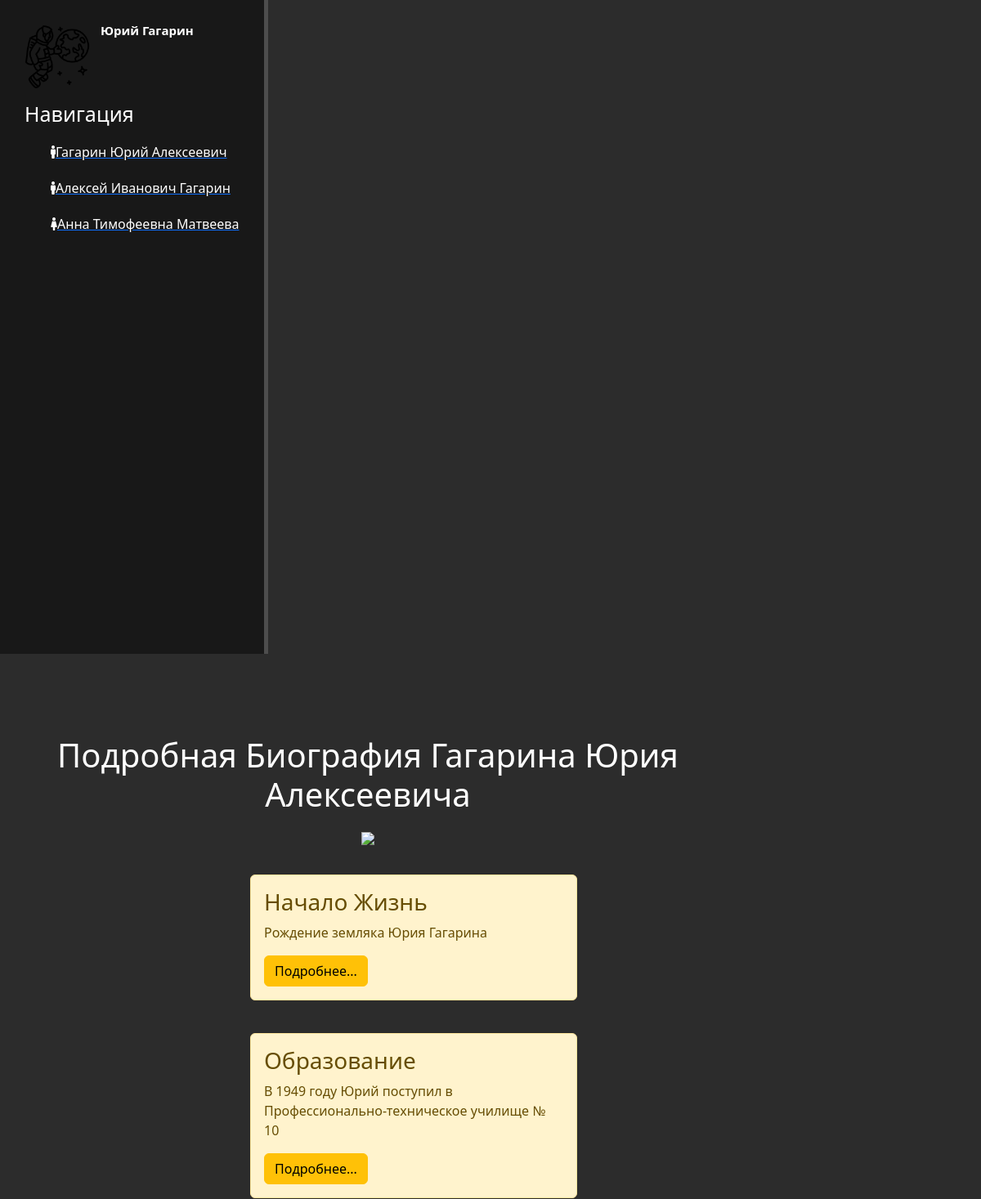
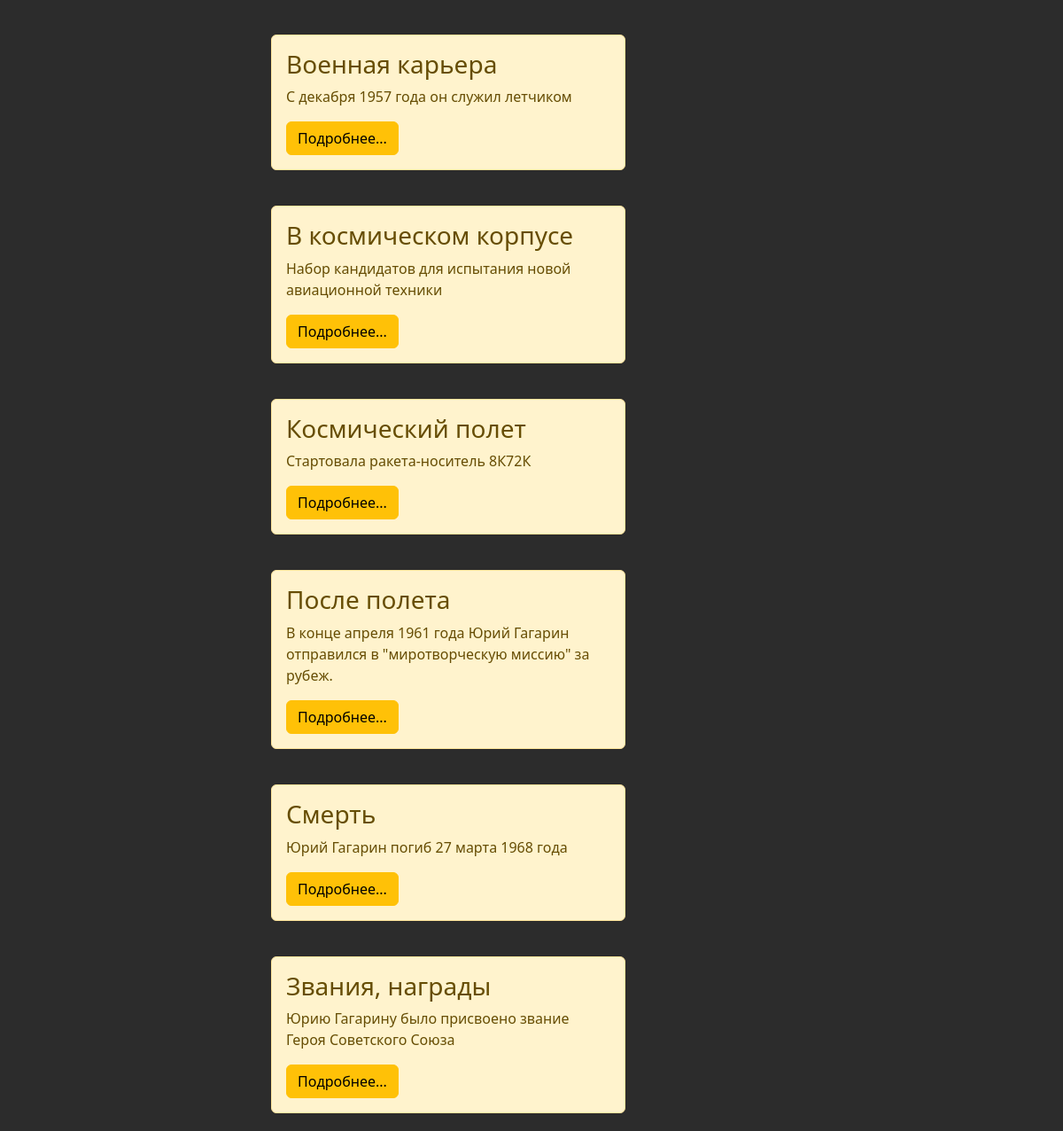
Page /news/ on the committed database (2 pictures, top to bottom).
### news/models.py (models this page shows, shortened)
class Artiles(models.Model):
    title = models.CharField('Название', max_length=50)
    anons = models.CharField('Анонс', max_length=250)
    full_text = models.TextField('Статья')
    date = models.DateTimeField('Время')
    class Meta:
        verbose_name = 'Новость'
        verbose_name_plural = 'Новости'

### news/views.py (the view)
# urls.py: path('', views.news_home , name='news_home'),
def news_home(request):
    news = Artiles.objects.all()
    return render(request, 'news/news_home.html', {'news': news})

### news/templates/news/news_home.html (shortened to what this page needs)
{% extends 'main/layout.html'  %}
{% block content %}
    <div class="features">
        <h1>Подробная Биография Гагарина Юрия Алексеевича</h1>
        <h2><img src="http://niskgd.ru/mix/p29/a07/small/102256754.jpg" ></h2>
        {% for el in news %}
            <div class="alert alert-warning">
                <h3>{{ el.title }}</h3>
                <p>{{ el.anons }}</p>
                <a href="{% url 'news-detail' el.id %}" class="btn btn-warning">Подробнее...</a>
             </div>
        {% endfor %}
    </div>
{% endblock  %}

### main/templates/main/layout.html (shortened to what this page needs)
{% load static %}
<!doctype html>
<html lang="en">
<head>
    <link rel="stylesheet" href="https://cdn.jsdelivr.net/npm/bootstrap@5.3.2/dist/css/bootstrap.min.css">
    <link rel="stylesheet" href="{% static 'main/css/main.css' %}">
    <link rel="stylesheet" href=" https://use.fontawesome.com/releases/v5.8.2/css/all.css">
</head>
<body>
    <aside>
        <img src="{% static 'main/img/космонафт.png' %}" alt="Лого">
        <span class="logo">Юрий Гагарин</span>
        <h3>Навигация</h3>
        <ul>
             <a href="{% url 'news_home' %}"><li><i class="fa fa-male" aria-hidden="true"></i>Гагарин Юрий Алексеевич</li></a>
            <a href="{% url 'home' %}"><li><li><i class="fa fa-male" aria-hidden="true"></i>Алексей Иванович Гагарин</li></a>
            <a href="{% url 'about' %}"><li><i class="fa fa-female" aria-hidden="true"></i>Анна Тимофеевна Матвеева</li></a>
        </ul>
    </aside>
    <main>
    {% block content %}
    {% endblock %}
    </main>
</body>
</html>

### main/static/main/css/main.css (style rules this page uses)
body { background: #2c2c2c; }
aside { float: left; background: #181818; with: 22%; padding: 2.5%; height: 100vh; color: #fff; border-right: 5px solid #4d4d4d }
aside img { width: 80px; float: left; }
aside .logo { font-size: 15px; margin-left: 13px; font-weight: bold; position: relative; top: -5px; }
aside h3 { margin-top: 70px; font-size: 25px;| }
aside ul { list-style: none }
aside ul li { color: #fff; display: block; margin-top: 20px; transition: transform .6s ease; }
main .features { float: left; color: #fff; margin-top: 100px; text-align: center; width: 75%; }
.alert-warning { float: left; clear: both; width: 400px; margin: 20px 34%; text-align: left; }

### rows in the picture
Artiles: title "Начало Жизнь", anons "Рождение земляка Юрия Гагарина"
Artiles: title "Образование", anons "В 1949 году Юрий поступил в Профессионально-техническое училище № 10"
Artiles: title "Военная карьера", anons "С декабря 1957 года он служил летчиком"
Artiles: title "В космическом корпусе", anons "Набор кандидатов для испытания новой авиационной техники"
Artiles: title "Космический полет", anons "Стартовала ракета-носитель 8К72К"
Artiles: title "После полета", anons "В конце апреля 1961 года Юрий Гагарин отправился в \"миротворческую миссию\" за рубеж."
Artiles: title "Смерть", anons "Юрий Гагарин погиб 27 марта 1968 года"
Artiles: title "Звания, награды", anons "Юрию Гагарину было присвоено звание Героя Советского Союза"
